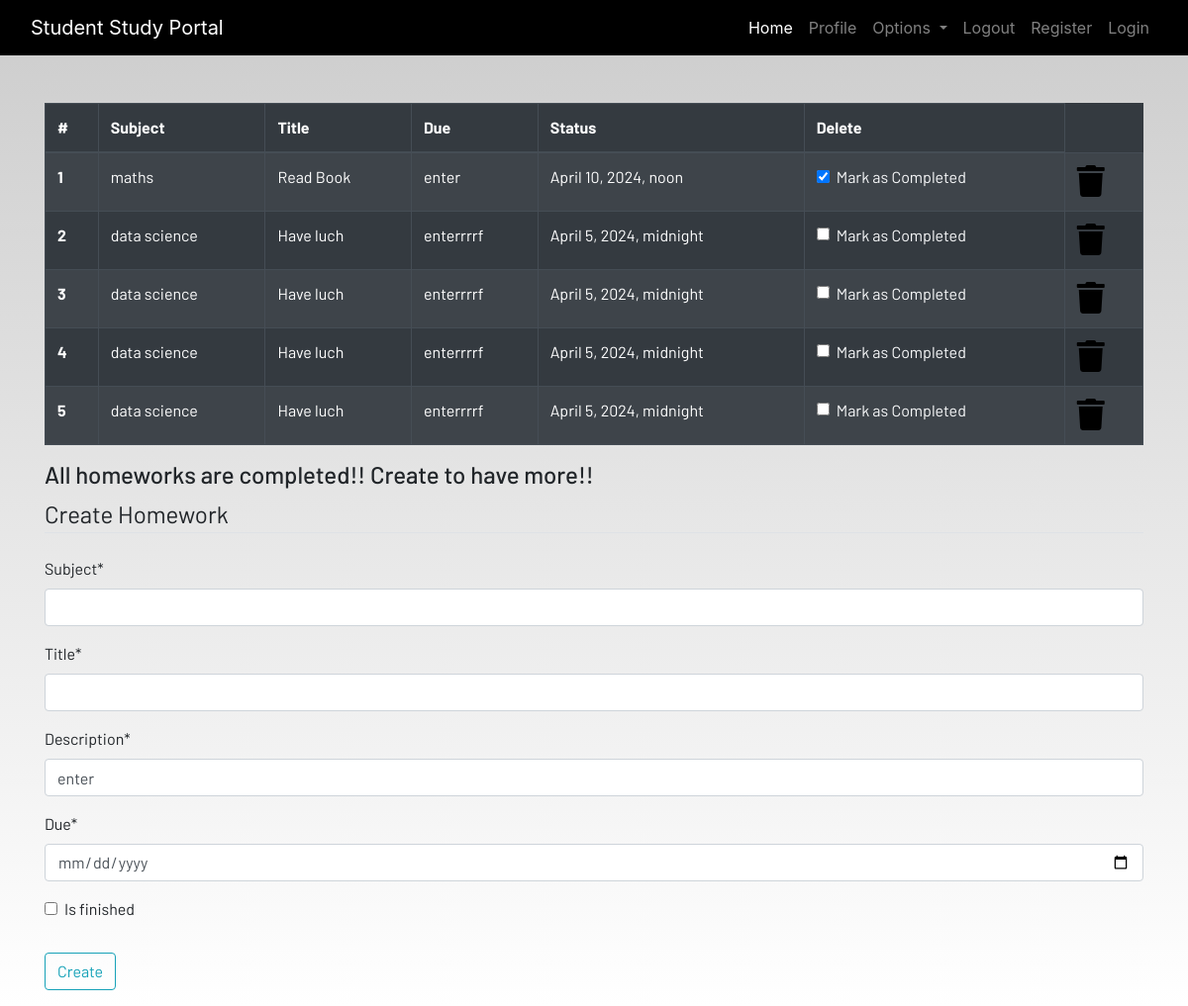
The page /homework/ (signed in) on the database its author committed.
### myapp/models.py (models this page shows, shortened)
class Homework(models.Model):
    user=models.ForeignKey(User,on_delete=models.CASCADE)
    subject=models.CharField(max_length=50)
    title=models.CharField(max_length=30)
    description=models.CharField(default='enter',max_length=50)
    due=models.DateTimeField()
    is_finished=models.BooleanField(default=False)

### myapp/views.py (the view)
# urls.py: path('homework/',views.homework,name='homework'),
def homework(request):
    if request.method=='POST':
        form=HomeWorkForm(request.POST)
        if form.is_valid():
            try:
                finished=request.POST['is_finished']
                if finished =='on':
                    finished=True
                else:
                    finished=False
            except:
                finished=False
                homeworks=Homework(
                    user=request.user,
                    subject=request.POST['subject'],
                    title=request.POST['title'],
                    description=request.POST['description'],
                    due=request.POST['due'],
                    is_finished=finished
                )
                homeworks.save()
                messages.success(request,f'Homework Added from {request.user.username}!!')
    else:
        form=HomeWorkForm()
    homework=Homework.objects.filter(user=request.user)
    if len(homework) ==0:
        homework_done=True
    else:
        homework_done=False
    context={
        'homeworks':homework,
        'homeworks_done':homework_done,
        'form':form
    }
    return render(request,'myapp/homework.html',context)

### myapp/forms.py
class HomeWorkForm(forms.ModelForm):
    class Meta:
        model=Homework
        widgets={'due':DateInput()}
        fields=['subject','title','description','due','is_finished']

### myapp/templates/myapp/homework.html (shortened to what this page needs)
{% extends 'myapp/base.html' %}
{% load crispy_forms_tags %}
{% load static %}
{% block content %}
<div class="container">
    <table class="table table-striped table-bordered table-hover table-dark">
        <thead>
            <tr>
                <th scope="col">#</th>
                <th scope="col">Subject</th>
                <th scope="col">Title</th>
                <th scope="col">Due</th>
                <th scope="col">Status</th>
                <th scope="col">Delete</th>
            </tr>
        </thead>
        <tbody>
            {% for hw in homeworks %}
            <tr>
                <th scope="row">{{ forloop.counter }}</th>
                <td>{{ hw.subject }}</td>
                <td>{{ hw.title }}</td>
                <td>{{ hw.description }}</td>
                <td>{{ hw.due }}</td>
                <td>
                    <a href="">
                        <div class="form-check">
                        {% if hw.is_finished %}
                            <input class="form-check-input" type="checkbox" value="" checked>
                        {% else %}
                            <input class="form-check-input" type="checkbox" value="">
                        {% endif %}
                            <label class="form-check-label text-light" for="flexCheckDefault">
                                Mark as Completed
                            </label>
                        </div>
                    </a>
                </td>
                <td><a href=""><i class="fa fa-trash fa-2x"></i></a></td>
            </tr>
            {% endfor %}
        </tbody>
    </table>
    <h4>All homeworks are completed!! Create to have more!!</h4>
</div>
<div class="container">
    <form method="POST">
        <fieldset class="form-group">
            <legend class="border-bottom mb-4">Create Homework</legend>
            {{ form|crispy }}
        </fieldset>
        <div class="form-group">
            <button href="" class="btn btn-outline-info" type="submit">
                Create
            </button>
        </div>
    </form>
</div>
{% endblock content %}

### myapp/templates/myapp/base.html (shortened to what this page needs)
<!DOCTYPE html>
{% load static %}
<html lang="en">
<head>
  <link rel="stylesheet" href="https://stackpath.bootstrapcdn.com/bootstrap/4.3.1/css/bootstrap.min.css"
 />
  <link rel="stylesheet" href="https://use.fontawesome.com/releases/v5.7.2/css/all.css"
 />
  <link rel="stylesheet" href="{% static 'css/css/main.css' %}" />
</head>
<body>
  <header>
    <nav class="navbar navbar-expand-lg navbar-dark bg-dark">
      <div class="container-fluid">
        <a class="navbar-brand" href="#">Student Study Portal</a>
        <div class="collapse navbar-collapse justify-content-end" id="navbarSupportedContent">
          <ul class="navbar-nav mb-2 mb-lg-0">
            <li class="nav-item">
              <a class="nav-link active" aria-current="page" href="{% url 'home'%}">Home</a>
            </li>
            <li class="nav-item">
              <a class="nav-link" href="#">Profile</a>
            </li>
            <li class="nav-item dropdown">
              <a class="nav-link dropdown-toggle" href="#" id="navbarDropdown" role="button" data-toggle="dropdown"
                aria-haspopup="true" aria-expanded="false">
                Options
              </a>
            </li>
            <li class="nav-item">
              <a class="nav-link" href="#">Logout</a>
            </li>
            <li class="nav-item">
              <a class="nav-link" href="#">Register</a>
            </li>
            <li class="nav-item">
              <a class="nav-link" href="#">Login</a>
            </li>
          </ul>
        </div>
      </div>
    </nav>
  </header>
  <br /><br />
  <main>
    {% block content %}
    {% endblock content %}
  </main>
</body>
</html>

### myapp/static/css/css/main.css (style rules this page uses)
html { scroll-behavior: smooth; height: 100%; width: 100%; }
main { font-family: Barlow, Quicksand, Rubik, sans-serif, serif, 'Times New Roman', Times, serif !important; }
.navbar { background-color: rgb(0, 0, 0) !important; }
a { text-decoration: none !important; color: black; }
html, body { max-width: 100%; overflow-x: hidden; height: 100%; width: 100%; }
body { background: linear-gradient(rgba(0, 0, 0, 0.2), rgba(255, 255, 255, 0.5)); overflow-x: hidden; background-repeat: no-repeat; }
.fa { color: black; }

### rows shown on the page
Homework: subject "maths", title "Read Book", description "enter", due "April 10, 2024, noon"
Homework: subject "data science", title "Have luch", description "enterrrrf", due "April 5, 2024, midnight"
Homework: subject "data science", title "Have luch", description "enterrrrf", due "April 5, 2024, midnight"
Homework: subject "data science", title "Have luch", description "enterrrrf", due "April 5, 2024, midnight"
Homework: subject "data science", title "Have luch", description "enterrrrf", due "April 5, 2024, midnight"
